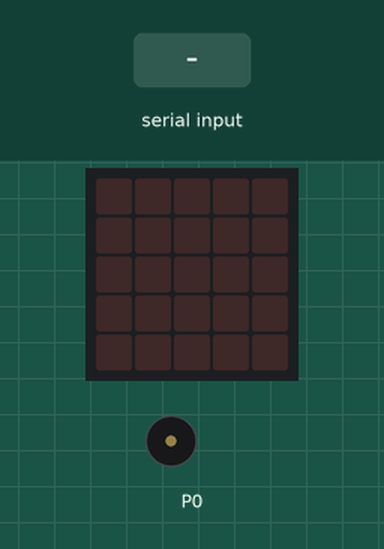
Bench run of a program on a simulated BBC micro:bit (MakeCode). On the bench: the board's 5×5 LED display, buzzer (waves = sounding). Inputs (shaded band) come from the test bench.

Above: at 1.2 s.
1.3 s: "Class 1" typed at the serial console, then Enter
At 1.9 s:
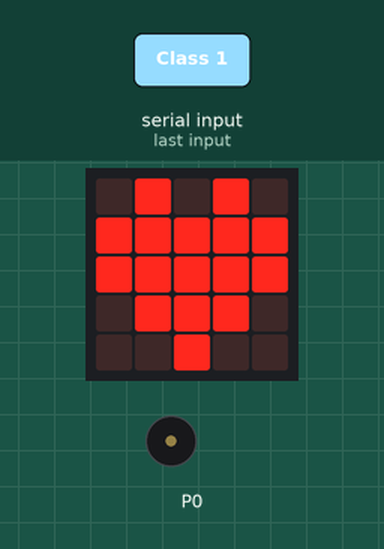
2.8 s: "Class 2" typed at the serial console, then Enter
At 4.0 s:
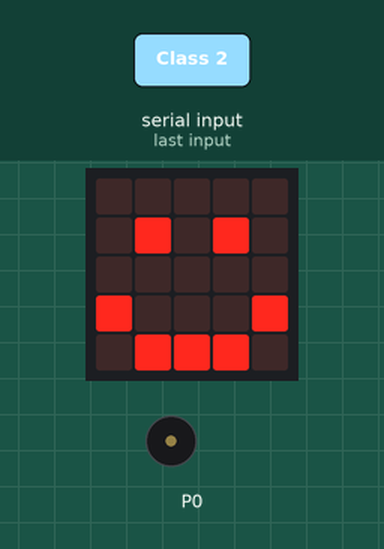
4.3 s: "Class 3" typed at the serial console, then Enter
At 5.3 s:
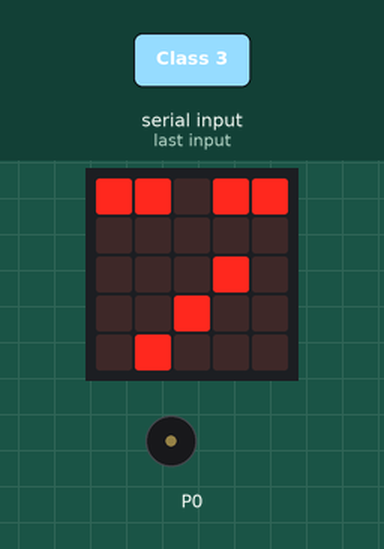
5.8 s: "1" typed at the serial console, then Enter
At 6.5 s:
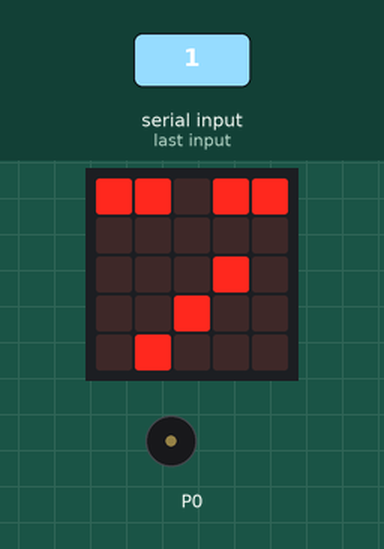
Timing chart, 0 to 8.3 s (numbered marks = the images above; inputs shaded):
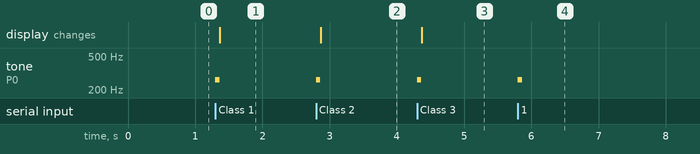

The program:

main.ts
```typescript
/**
 * Change the "Class 1" bubbles in the if statements to the same names as the classes you made on Teachable Machine.
 *
 * Spaces, spelling and capitalization matters!
 *
 * Class names can't be longer than 12 characters.
 */
/**
 * Anything you put inside these if statements will be activated when the micro:bit receives that class name from the https://microbitai.inventor.city
 *
 *  vision recognition website
 */
/**
 * Click on the + to add more classes, and the - to delete them
 *
 * Just duplicate this <SerialData = " "> hexagon and place it into the  new else if statement
 */
// This block listens to the website for your class names, and saves them as a variable
serial.onDataReceived(serial.delimiters(Delimiters.NewLine), function () {
    SerialData = serial.readUntil(serial.delimiters(Delimiters.NewLine))
    music.playTone(262, music.beat(BeatFraction.Eighth))
    // This If statement checks that variable with the class name, and if it matches the class name you entered, it will activate the code within that block
    if (SerialData == "Class 1") {
        basic.showIcon(IconNames.Heart)
    } else if (SerialData == "Class 2") {
        basic.showIcon(IconNames.Happy)
    } else if (SerialData == "Class 3") {
        basic.showIcon(IconNames.Meh)
    } else {

    }
})
let SerialData = ""
serial.redirectToUSB()
```

test.ts
```typescript
// 在此处测试；当此软件包作为插件使用时，将不会编译此软件包。
```

Measured:
- after the input at 1.3 s, tone on P0: silent → 262 Hz at once, → silent 0.06 s later; the display: changes after 0.07 s (image 1)
- after the input at 2.8 s, tone on P0: silent → 262 Hz at once, → silent 0.06 s later; the display: changes after 0.07 s (image 2)
- after the input at 4.3 s, tone on P0: silent → 262 Hz at once, → silent 0.06 s later; the display: changes after 0.07 s (image 3)
- after the input at 5.8 s, tone on P0: silent → 262 Hz at once, → silent 0.06 s later
